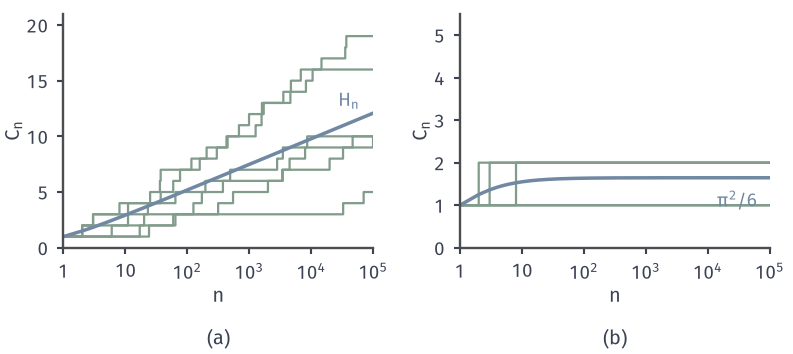

Here is the Python script that generated this plot:
from pathlib import Path
import sys
HERE = Path(__file__).resolve().parent
sys.path.insert(0, str(HERE.parent/'rvconv-common'))
from rvconv_fig import *
# Independent events A_n = {U_n < p_n}; count C_n = sum_{k<=n} 1{A_k} along 6 simulated paths (seed 2026), n <= 10^5.
# (a) p_n = 1/n: E C_n = H_n (harmonic number, blue) -> infinity; second Borel-Cantelli: A_n occurs i.o. a.s.
# (b) p_n = 1/n^2: E C_n -> pi^2/6 = 1.645 (blue); first Borel-Cantelli: only finitely many A_n occur a.s.
NMAX = 10**5; R = 6
rng = np.random.default_rng(2026)
n = np.arange(1, NMAX + 1)
fig, axes = figure(width_mm=112, height_mm=50, ncols=2)
panel(fig, left=.08, wspace=.28, bottom=.3)
finals = {}
for ax, p, name, ymax in ((axes[0], 1/n, '1/n', 21), (axes[1], 1/n**2, '1/n^2', 5.5)):
    style(ax)
    fin = []
    for r in range(R):
        c = np.cumsum(rng.random(NMAX) < p)
        ax.step(n, c, where='post', color=GREEN, lw=.9)
        fin.append(int(c[-1]))
    ax.plot(n, np.cumsum(p), color=BLUE, lw=1.4)
    finals[name] = fin
    ax.set_xscale('log'); ax.set_xlim(1, NMAX); ax.set_ylim(0, ymax)
    logticks(ax, [0, 1, 2, 3, 4, 5], axis='x')
    axlab(ax, '$n$', '$C_n$')
lab(axes[0], 4e4, 12.4, r'$H_n$', BLUE, ha='center', va='bottom')
lab(axes[1], 3e4, 1.35, r'$\pi^2/6$', BLUE, ha='center', va='top')
tags(fig, axes)
save(fig, HERE, 'figure', {'seed': 2026, 'paths': R, 'final_counts': finals, 'H_1e5': float(np.sum(1/n)), 'pi2_6': float(np.pi**2/6)})
